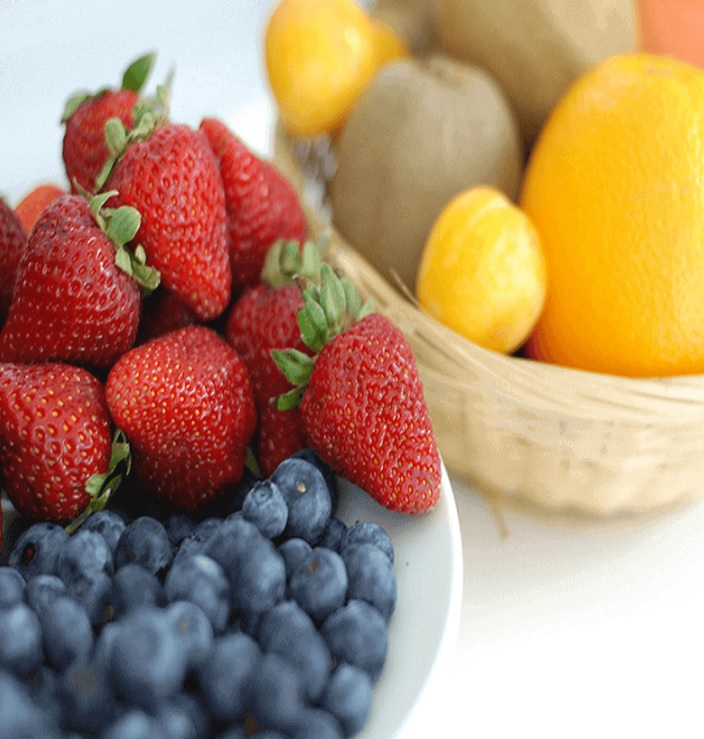
#> input picture RepresentacaoDeCoresNoEspaco4/Frutas.jpg, 704 x 739 px, found by its file name
$ python SegmentandoRGB.py
#> lines starting #> are read from the running program, lines starting #| are printed output that depends on the picture
import cv2

#Extraindo o canais de cores separados
imagem = cv2.imread('./RepresentacaoDeCoresNoEspaco4/Frutas.jpg')
#> imagem is the input picture: shape (739, 704, 3); mean B, G, R 113.1, 142.7, 175.9
if imagem is None:
    print("Could not read the image.")
azul, verde, vermelho = cv2.split(imagem)
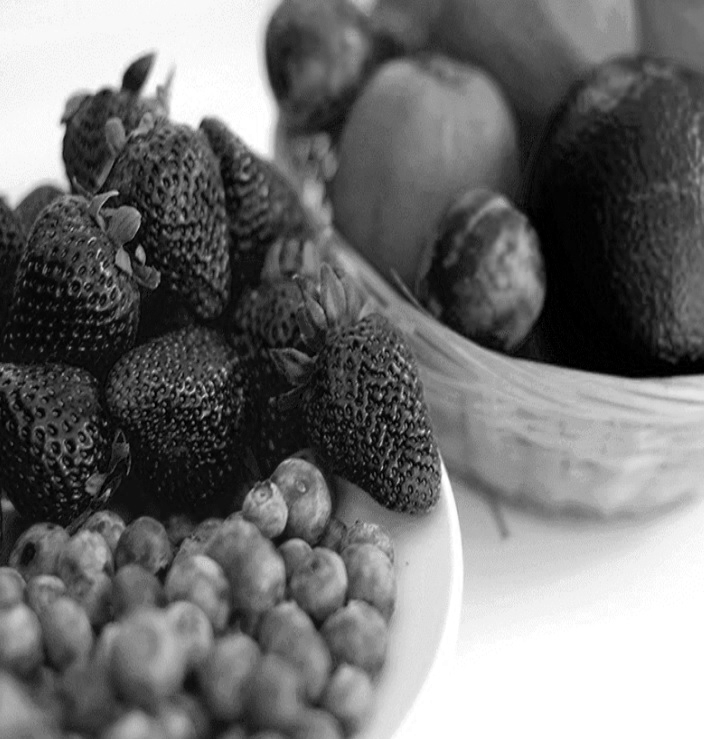
#> azul: shape (739, 704); min 0, max 255, mean 113.1
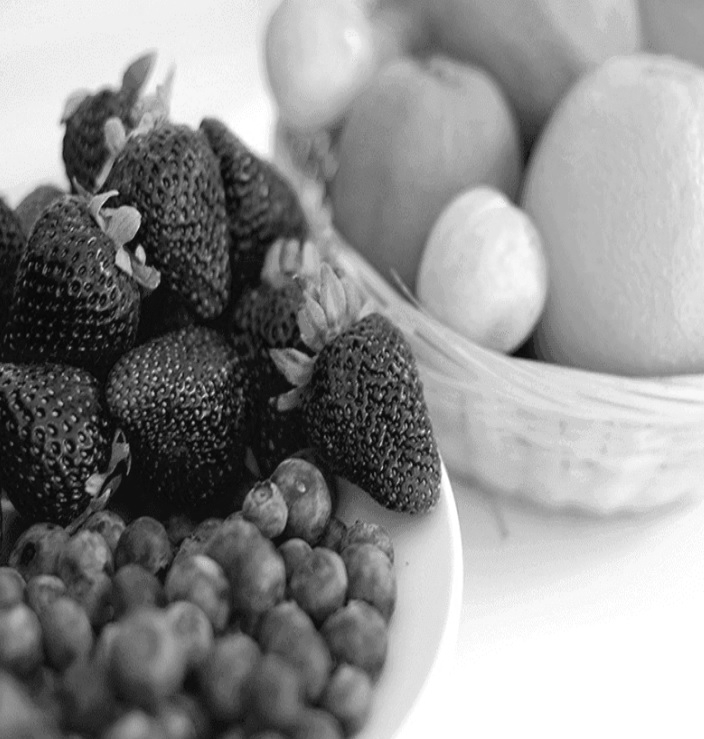
#> verde: shape (739, 704); min 4, max 255, mean 142.7
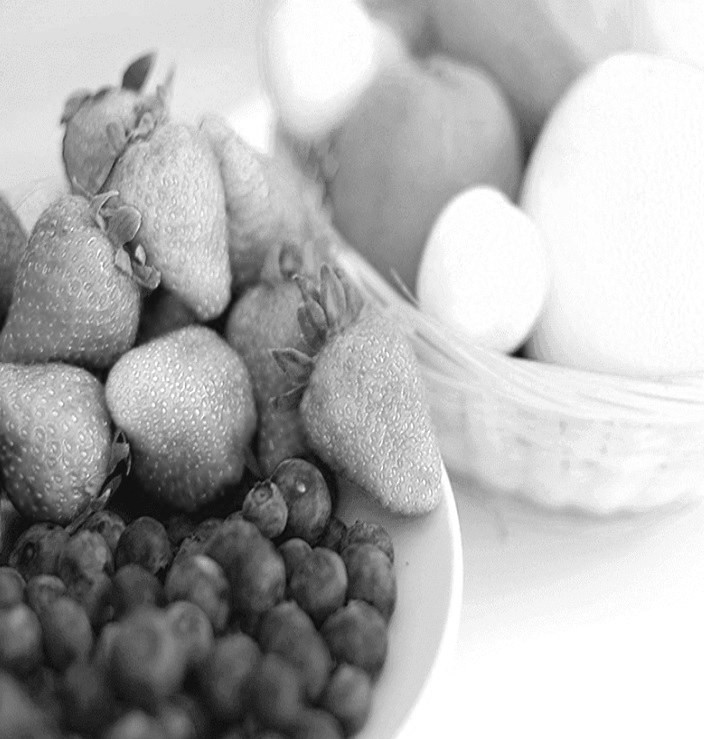
#> vermelho: shape (739, 704); min 8, max 255, mean 175.9

cv2.imshow("Canal R", vermelho)
cv2.imshow("Canal G", verde)
cv2.imshow("Canal B", azul)

cv2.imwrite("./RepresentacaoDeCoresNoEspaco4/frutas-canal-vermelho.jpeg", vermelho)
cv2.imwrite("./RepresentacaoDeCoresNoEspaco4/frutas-canal-verde.jpeg", verde)
cv2.imwrite("./RepresentacaoDeCoresNoEspaco4/frutas-canal-azul.jpeg", azul)

cv2.waitKey(0)
cv2.destroyAllWindows()

#combinando os três canais em uma única imagem
imagem = cv2.merge((azul, verde, vermelho))
cv2.imshow("Imagem", imagem)

cv2.waitKey(0)
cv2.destroyAllWindows()

#convertendo a imagem em tons de cinza
imagem = cv2.cvtColor(imagem, cv2.COLOR_RGB2GRAY)
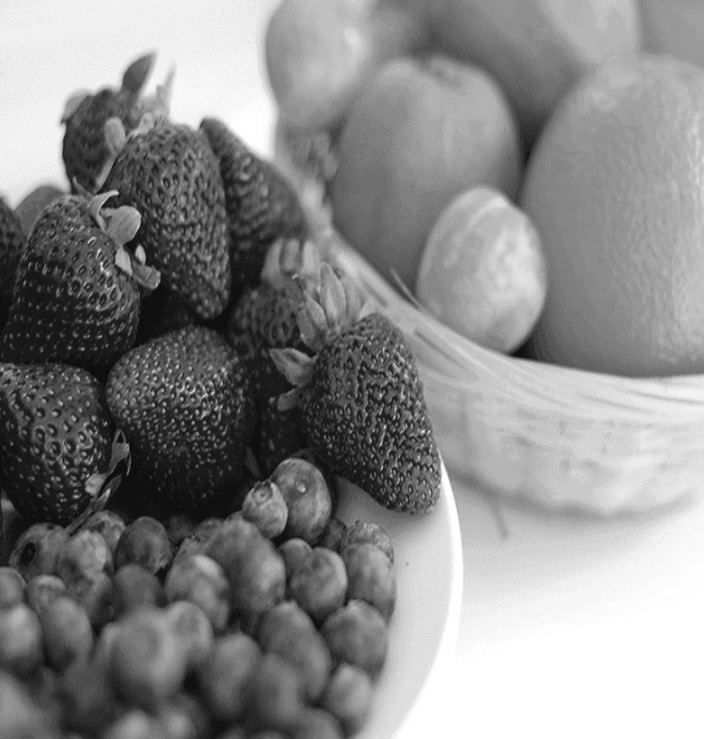
#> imagem: shape (739, 704); min 9, max 255, mean 137.6
cv2.imshow("Imagem-Cinza", imagem)

cv2.waitKey(0)
cv2.destroyAllWindows()
